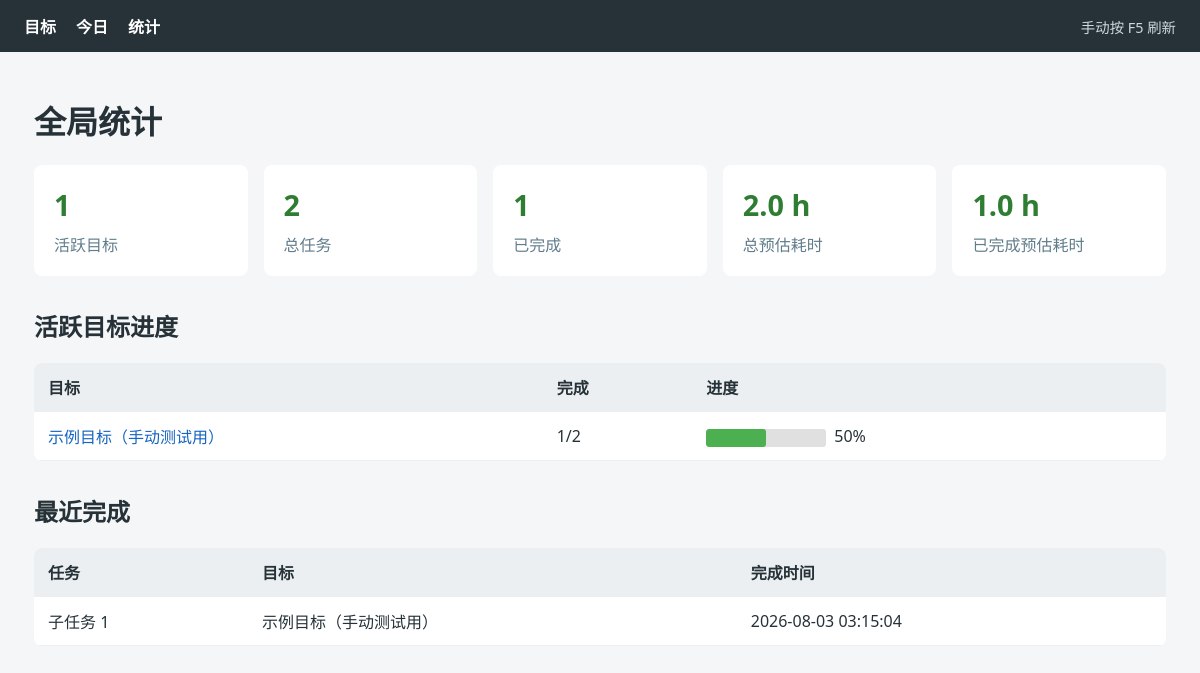
Screenshot of /stats with the database file from the repository.
### tables this page shows
CREATE TABLE goals (
  slug TEXT PRIMARY KEY,
  name TEXT NOT NULL,
  description TEXT,
  status TEXT NOT NULL DEFAULT 'active',
  total_tasks INTEGER DEFAULT 0,
  completed_tasks INTEGER DEFAULT 0,
  created_at TEXT NOT NULL,
  updated_at TEXT NOT NULL
);

CREATE TABLE tasks (
  id TEXT PRIMARY KEY,
  goal_slug TEXT NOT NULL,
  sequence INTEGER NOT NULL,
  title TEXT NOT NULL,
  description TEXT,
  estimated_hours REAL,
  depends_on TEXT,
  status TEXT NOT NULL DEFAULT 'pending',
  last_reminded_at TEXT,
  completed_at TEXT,
  created_at TEXT NOT NULL,
  updated_at TEXT NOT NULL,
  FOREIGN KEY (goal_slug) REFERENCES goals(slug)
);

### dashboard/app.py (the view)
    @flask_app.get("/stats")
    def stats():
        return render_template("stats.html", view=_stats_view())

### dashboard/app.py (called while the page is built)
def _progress(total: int, completed: int) -> int:
    return int(round(completed * 100 / total)) if total else 0

def _goal_row(goal: dict) -> dict:
    tasks = db.list_tasks(goal_slug=goal["slug"])
    completed = sum(task["status"] == "done" for task in tasks)
    current = next(
        (task for task in tasks if task["status"] == "in_progress"),
        None,
    )
    return {
        "goal": goal,
        "total": len(tasks),
        "completed": completed,
        "progress": _progress(len(tasks), completed),
        "current": current,
    }

def _format_timestamp(value: str | None) -> str:
    return value.replace("T", " ") if value else "—"

### scripts/db.py (called while the page is built)
def get_conn() -> sqlite3.Connection:
    conn = sqlite3.connect(DB_PATH)
    conn.row_factory = sqlite3.Row
    conn.execute("PRAGMA foreign_keys = ON")
    return conn

def _row_to_dict(row: sqlite3.Row) -> dict:
    return {k: row[k] for k in row.keys()}

def get_goal(slug: str) -> dict | None:
    with get_conn() as conn:
        row = conn.execute("SELECT * FROM goals WHERE slug = ?", (slug,)).fetchone()
        return _row_to_dict(row) if row else None

def list_goals(status: str | None = None) -> list[dict]:
    with get_conn() as conn:
        if status is None:
            rows = conn.execute("SELECT * FROM goals ORDER BY created_at").fetchall()
        else:
            rows = conn.execute(
                "SELECT * FROM goals WHERE status = ? ORDER BY created_at",
                (status,),
            ).fetchall()
        return [_row_to_dict(r) for r in rows]

def list_tasks(goal_slug: str | None = None, status: str | None = None) -> list[dict]:
    query = "SELECT * FROM tasks WHERE 1=1"
    params: list = []
    if goal_slug is not None:
        query += " AND goal_slug = ?"
        params.append(goal_slug)
    if status is not None:
        query += " AND status = ?"
        params.append(status)
    query += " ORDER BY goal_slug, sequence"
    with get_conn() as conn:
        rows = conn.execute(query, params).fetchall()
        out = []
        for r in rows:
            d = _row_to_dict(r)
            d["depends_on"] = json.loads(d["depends_on"]) if d["depends_on"] else []
            out.append(d)
        return out

### dashboard/templates/stats.html (shortened to what this page needs)
{% extends "base.html" %}
{% block content %}
  <h1>全局统计</h1>
  <section class="stat-grid">
    <article class="stat-card"><strong>{{ view.active_goals }}</strong><span>活跃目标</span></article>
    <article class="stat-card"><strong>{{ view.total_tasks }}</strong><span>总任务</span></article>
    <article class="stat-card"><strong>{{ view.completed_tasks }}</strong><span>已完成</span></article>
    <article class="stat-card"><strong>{{ "%.1f"|format(view.estimated_hours) }} h</strong><span>总预估耗时</span></article>
    <article class="stat-card"><strong>{{ "%.1f"|format(view.completed_estimated_hours) }} h</strong><span>已完成预估耗时</span></article>
  </section>
  <h2>活跃目标进度</h2>
  {% if view.goal_rows %}
    <div class="table-wrap">
      <table>
        <thead><tr><th>目标</th><th>完成</th><th>进度</th></tr></thead>
        <tbody>
          {% for row in view.goal_rows %}
            <tr>
              <td><a href="{{ url_for('goal_detail', slug=row.goal.slug) }}">{{ row.goal.name }}</a></td>
              <td>{{ row.completed }}/{{ row.total }}</td>
              <td class="progress-cell"><div class="progress"><div class="fill" style="width: {{ row.progress }}%"></div></div><span>{{ row.progress }}%</span></td>
            </tr>
          {% endfor %}
        </tbody>
      </table>
    </div>
  {% else %}
    <p class="notice">暂无活跃目标</p>
  {% endif %}
  <h2>最近完成</h2>
  {% if view.recent %}
    <div class="table-wrap">
      <table>
        <thead><tr><th>任务</th><th>目标</th><th>完成时间</th></tr></thead>
        <tbody>
          {% for row in view.recent %}
            <tr><td>{{ row.task.title }}</td><td>{{ row.goal.name }}</td><td>{{ row.completed }}</td></tr>
          {% endfor %}
        </tbody>
      </table>
    </div>
  {% else %}
    <p class="notice">最近 7 天暂无已完成任务</p>
  {% endif %}
{% endblock %}

### dashboard/static/style.css (style rules this page uses)
:root { color-scheme: light; font-family: system-ui, -apple-system, "Segoe UI", sans-serif; color: #263238; background: #f4f6f8; }
* { box-sizing: border-box; }
body { margin: 0; }
a { color: #1565c0; text-decoration: none; }
.table-wrap { overflow-x: auto; background: #fff; border-radius: 8px; }
table { width: 100%; border-collapse: collapse; }
th, td { padding: 12px 14px; border-bottom: 1px solid #eceff1; text-align: left; }
th { background: #eceff1; white-space: nowrap; }
.progress-cell { min-width: 190px; }
.progress { display: inline-block; width: 120px; height: 18px; margin-right: 8px; overflow: hidden; vertical-align: middle; background: #e0e0e0; border-radius: 3px; }
.progress > .fill { height: 100%; background: #4caf50; border-radius: 3px; }
.stat-grid { display: grid; grid-template-columns: repeat(5, minmax(140px, 1fr)); gap: 16px; margin-bottom: 32px; }
.stat-card { display: flex; flex-direction: column; gap: 8px; padding: 20px; background: #fff; border-radius: 8px; }
.stat-card strong { font-size: 1.8rem; color: #2e7d32; }
.stat-card span { color: #607d8b; }
h2 { margin-top: 32px; }

### rows the page displays
goals: goal.name "示例目标（手动测试用）", goal.name "示例目标（手动测试用）"
tasks: task "子任务 1"

### other values shown
{{ view.active_goals }} "1"
{{ view.total_tasks }} "2"
{{ view.completed_tasks }} "1"
{{ "%.1f"|format(view.estimated_hours) }} "2.0"
{{ "%.1f"|format(view.completed_estimated_hours) }} "1.0"
{{ row.completed }} "1"
{{ row.total }} "2"
{{ row.progress }} "50"
{{ row.completed }} "2026-08-03 03:15:04"
